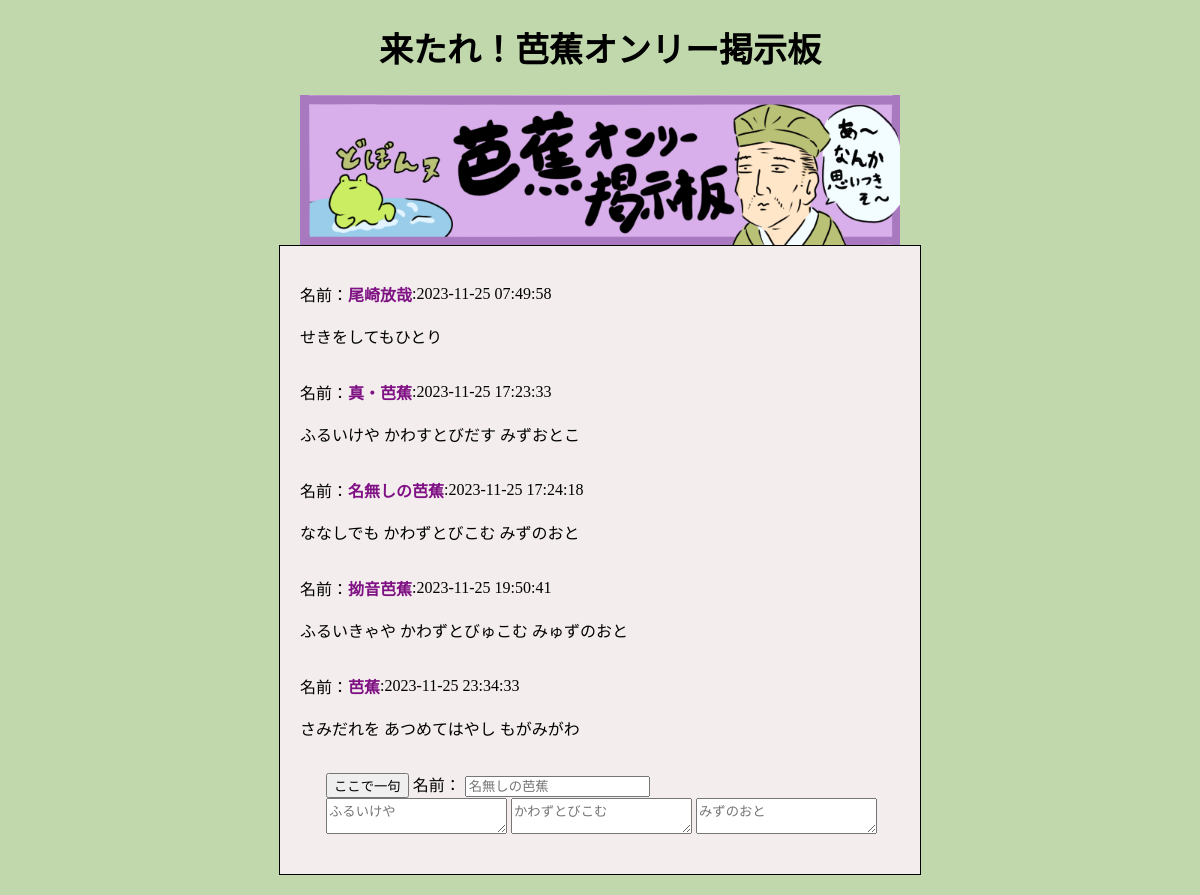
The page / on the database its author committed.
### tables this page shows
CREATE TABLE `basyo_info` (
  `id` int(11) NOT NULL,
  `username` varchar(30) NOT NULL,
  `comment` text NOT NULL,
  `date` datetime NOT NULL
);

### public/works.php (called while the page is built, shortened)
<?php
try {
    $dbh = new PDO('mysql:host=db;dbname=haiku_db',"root","root");
} catch (PDOException $e) {
    echo $e->getMessage();
}
$sql = "SELECT `id`, `username`, `comment`, `date` FROM `basyo_info`;";
$ikku_array = $dbh->query($sql);
?>

### public/index.php (the view, shortened to what this page needs)
<!doctype html>
<html lang = "ja">
    <head>
        <link rel="stylesheet" href="index.css">
    </head>
    <body>
        <?php require "works.php"; ?>
        <h1 class="title">来たれ！芭蕉オンリー掲示板</h1>
        <div class="headerImg"></div>
        <div class="board">
            <section>
                <?php foreach ($ikku_array as $ikku): ?>
                   <div class="nameArea">
                        <span>名前：</span>
                        <p class="username"><?php echo $ikku["username"]; ?></p>
                        <time>:<?php echo $ikku["date"]; ?></time>
                    </div>
                    <p class="ikku"><?php echo $ikku["comment"]; ?></p>
                <?php endforeach; ?>
            </section>
            <section>
                <form method="POST" action="" class="form">
                    <div>
                        <input type="submit" id="btn" name="btn" value="ここで一句">
                        <label for="">名前：</label>
                        <input type="text" name="username" placeholder="名無しの芭蕉">
                    </div>
                    <div>
                       <textarea name="frontIkku" minlength="5" maxlength="10" placeholder="ふるいけや"></textarea>
                        <textarea name="middleIkku" minlength="7" maxlength="14" placeholder="かわずとびこむ"></textarea>
                        <textarea name="backIkku" minlength="5" maxlength="10" placeholder="みずのおと"></textarea>
                    </div>
                </form>
            </section>
        </div>
    </body>
</html>

### public/index.css (style rules this page uses)
body { background-color: #c1d8ac }
.title { text-align: center; font-size: 34px; }
.headerImg { background-image:url(basyo-header.png); background-repeat:no-repeat; background-size:cover; margin: auto; width: 600px; height: 150px; }
.board { background-color: #f3eded; padding: 20px; max-width: 600px; margin: 0 auto; border: 1px solid black; margin-bottom: 20px; }
section .username { color: #7f1184; font-weight: 700; }
.form { padding: 16px; margin-left: 10px; }
section .nameArea { display: flex; align-items: center; margin-bottom: -14px; }

### rows shown on the page
basyo_info: username "尾崎放哉", date "2023-11-25 07:49:58", comment "せきをしてもひとり"
basyo_info: username "真・芭蕉", date "2023-11-25 17:23:33", comment "ふるいけや かわすとびだす みずおとこ"
basyo_info: username "名無しの芭蕉", date "2023-11-25 17:24:18", comment "ななしでも かわずとびこむ みずのおと"
basyo_info: username "拗音芭蕉", date "2023-11-25 19:50:41", comment "ふるいきゃや かわずとびゅこむ みゅずのおと"
basyo_info: username "芭蕉", date "2023-11-25 23:34:33", comment "さみだれを あつめてはやし もがみがわ"
